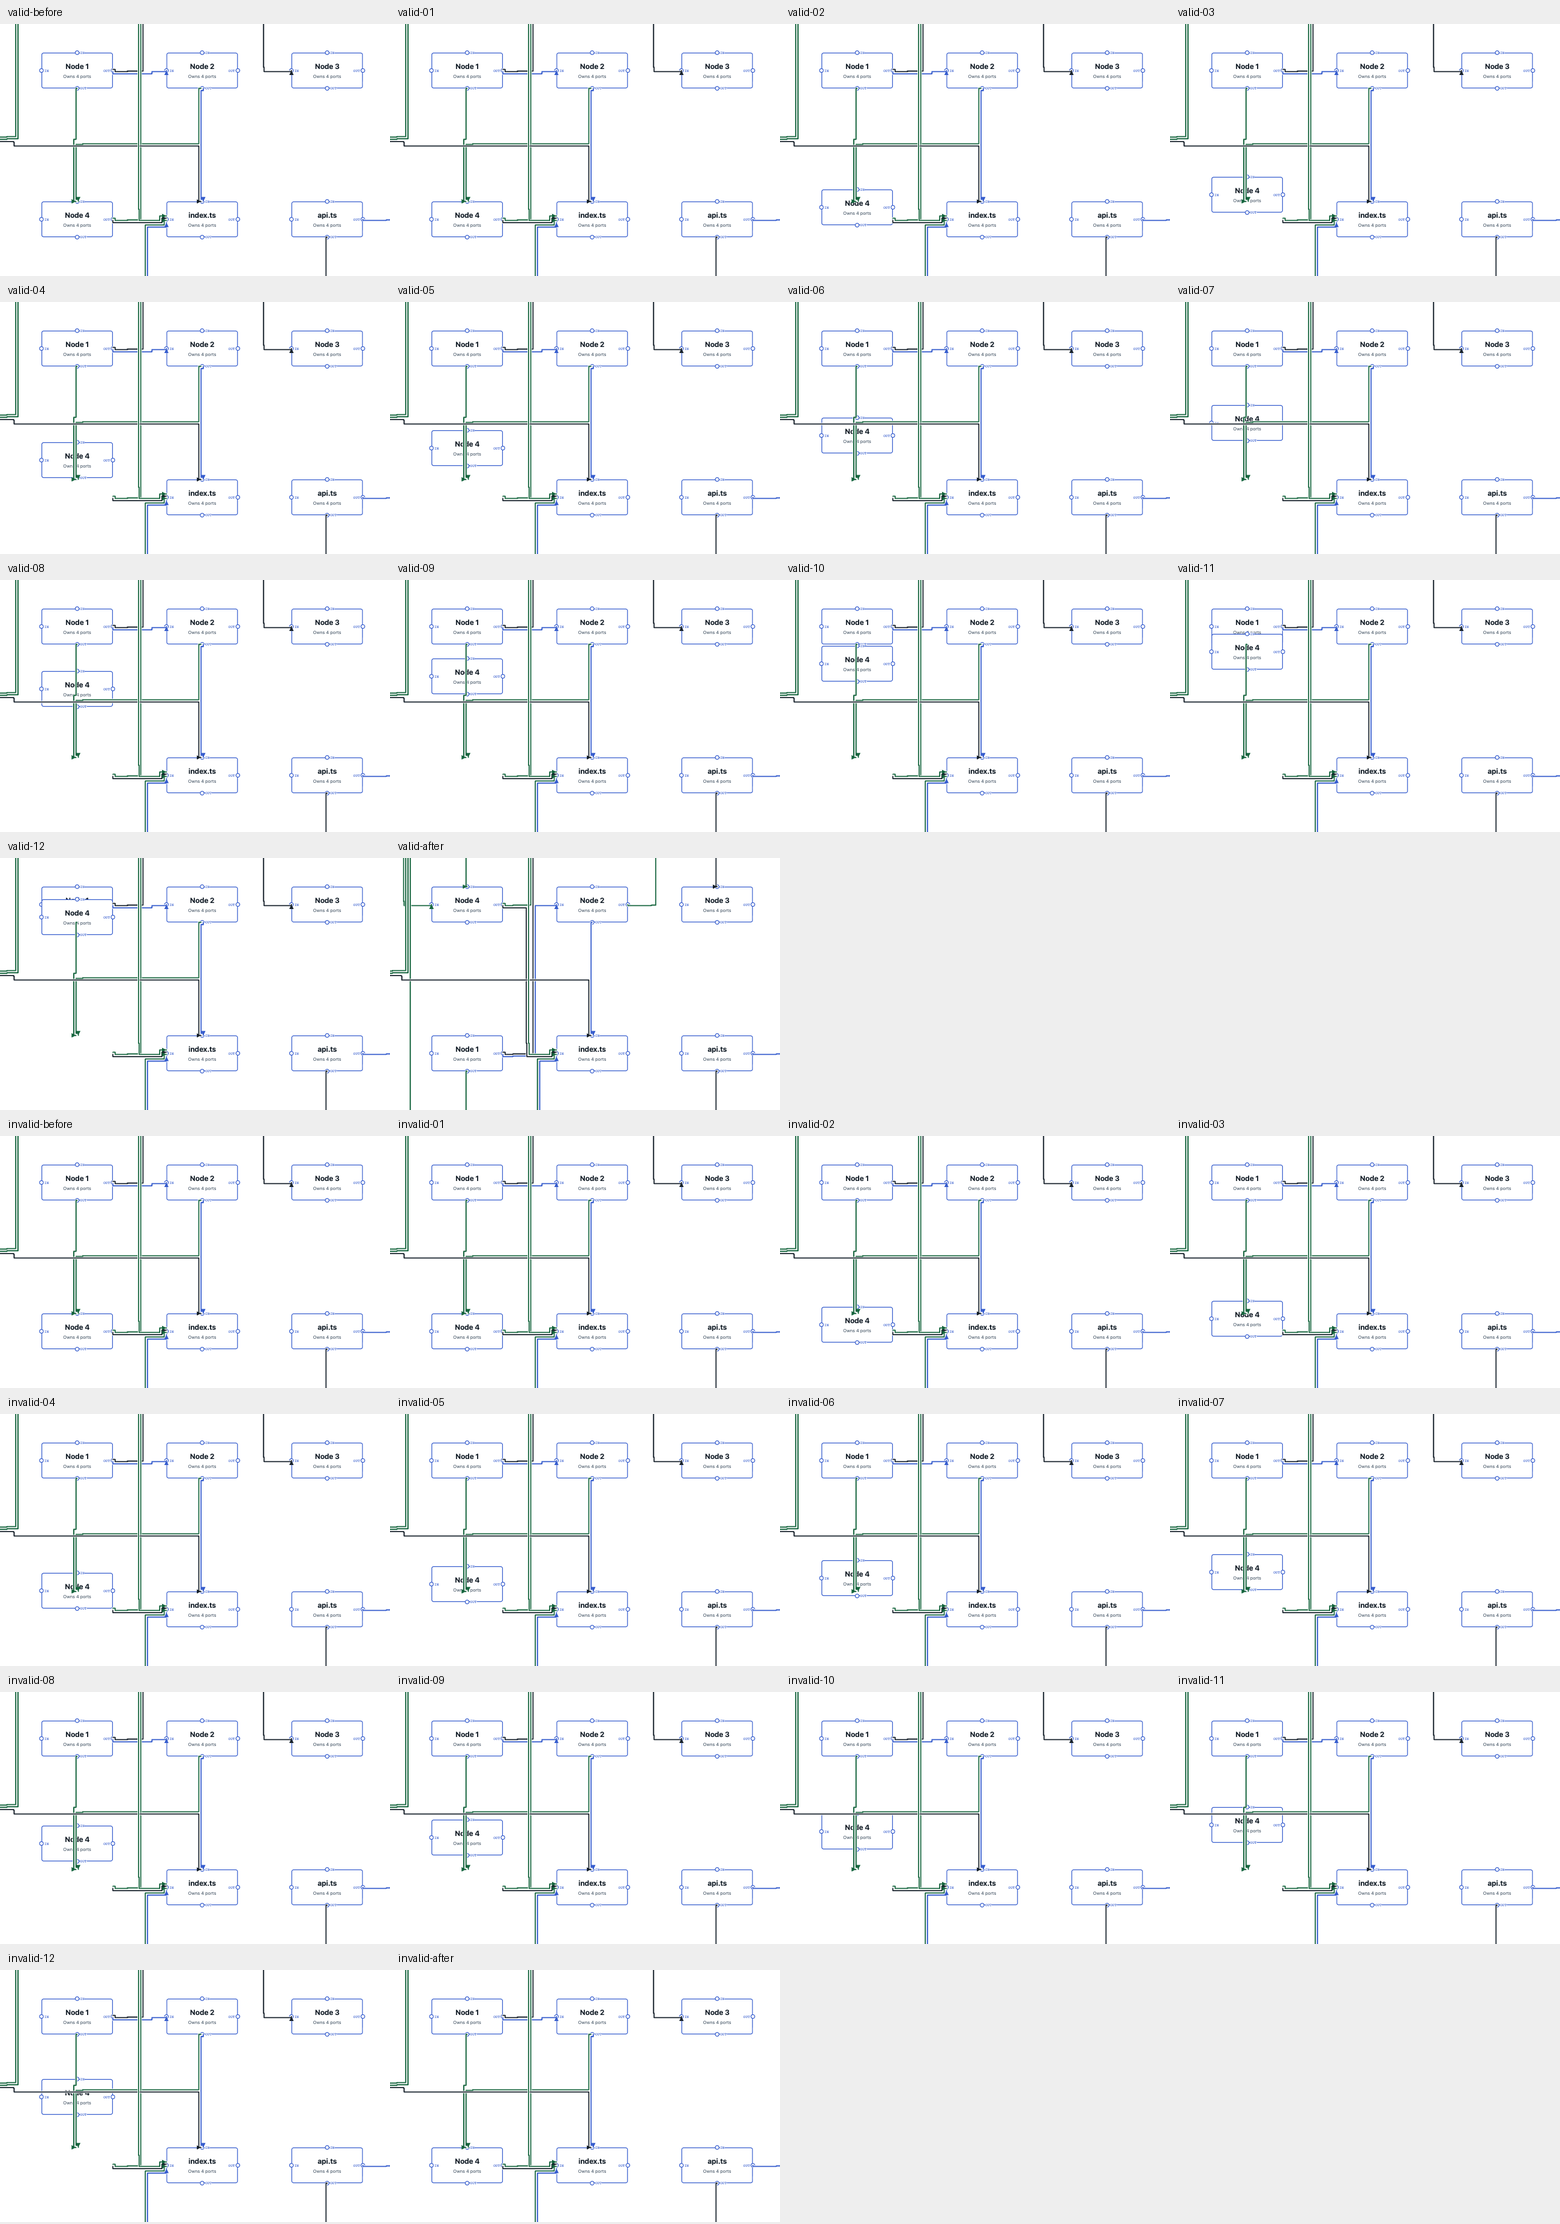

This chart was generated by the following Python code:
"""Compose saved screenshots for review; originals are retained without annotation.
Pillow is the only additional dependency. Rerun replaces contact-sheet.png.
"""
from pathlib import Path
from PIL import Image, ImageDraw

OUT = Path(__file__).resolve().parent
CROP = (230, 300, 880, 720)
CELL = (390, 278)
SHEET = Image.new('RGB', (CELL[0] * 4, CELL[1] * 8), '#eeeeee')
DRAW = ImageDraw.Draw(SHEET)

for group, name in enumerate(('valid', 'invalid')):
    frames = [OUT / f'{name}-before.png', *sorted((OUT / 'frames').glob(f'{name}-*.png')),
              OUT / f'{name}-after.png']
    for index, path in enumerate(frames):
        x = index % 4 * CELL[0]
        y = (group * 4 + index // 4) * CELL[1]
        with Image.open(path) as source:
            tile = source.crop(CROP).resize((390, 252), Image.Resampling.LANCZOS)
            SHEET.paste(tile, (x, y + 24))
        DRAW.text((x + 8, y + 6), path.stem, fill='#111111')

SHEET.save(OUT / 'contact-sheet.png')
print('Saved contact-sheet.png: before, all 12 moves, after; valid above invalid.')
